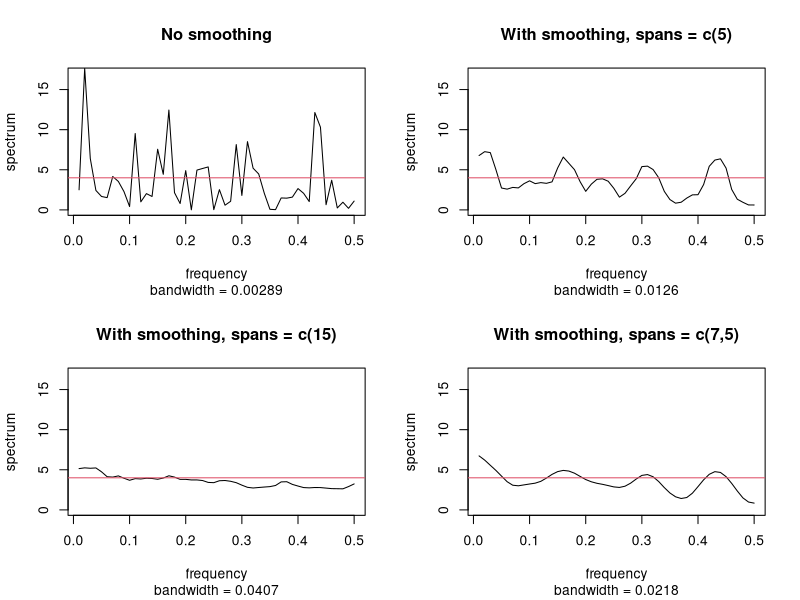
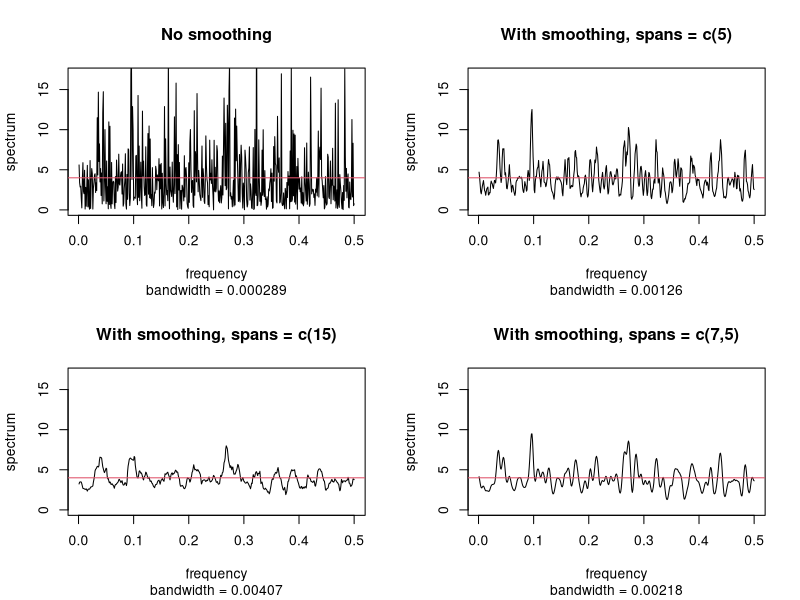
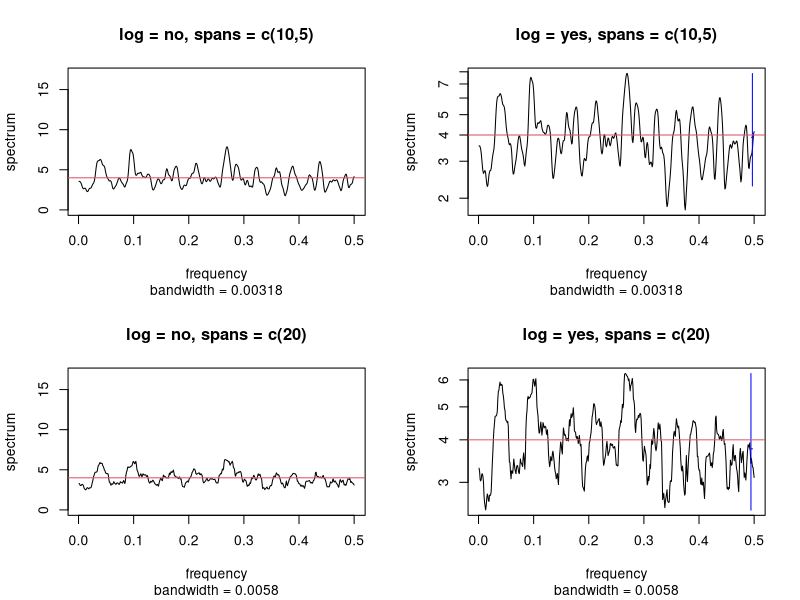
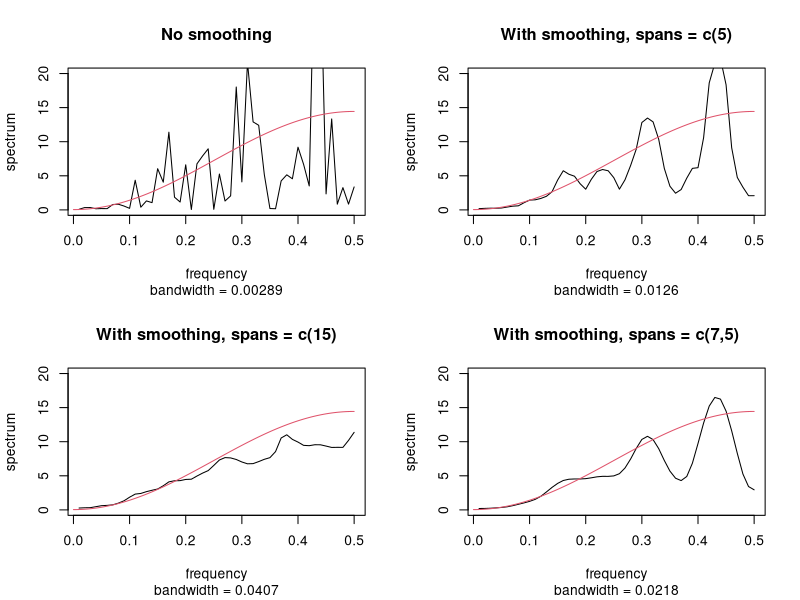
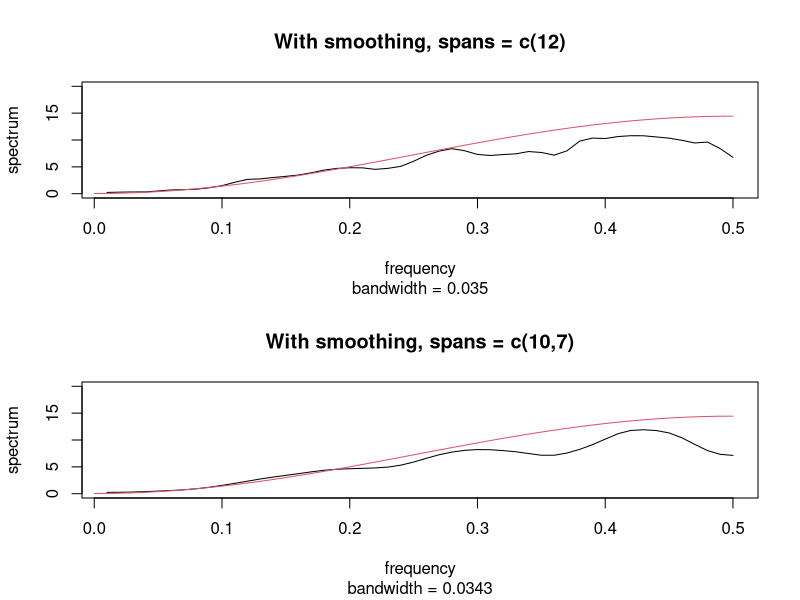
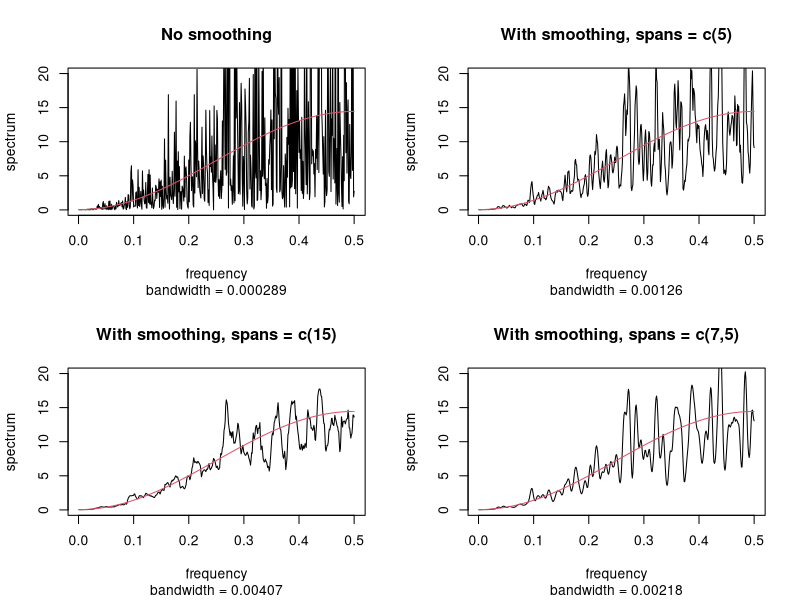
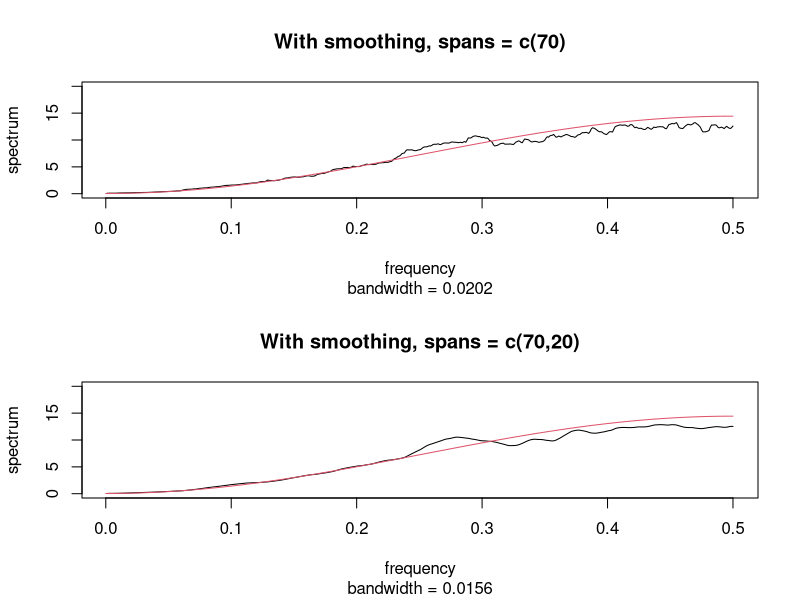

These charts were generated, in order, by the following R code:
## ---- chunk 1
knitr::opts_chunk$set(echo = TRUE)
## ---- chunk 2
# Creating sim data
set.seed(1234)
WN_1 <- arima.sim(model = list(), n = 100, sd = 2)

par(mfrow = c(2,2))

spec.pgram(WN_1, log = "no", ylim = c(0,17), main = "No smoothing")
abline(h = 4, col = 2)
# (i)
spec.pgram(WN_1, log = "no", ylim = c(0,17), spans = c(5), main = "With smoothing, spans = c(5)")
abline(h = 4, col = 2)
#(ii)
spec.pgram(WN_1, log = "no", ylim = c(0,17), spans = c(15), main = "With smoothing, spans = c(15)")
abline(h = 4, col = 2)
# (iii)
spec.pgram(WN_1, log = "no", ylim = c(0,17), spans = c(7, 5), main = "With smoothing, spans = c(7,5)")
abline(h = 4, col = 2)
## ---- chunk 3
# Creating sim data
set.seed(1234)
WN_2 <- arima.sim(model = list(), n = 1000, sd = 2)

par(mfrow = c(2,2))

spec.pgram(WN_2, log = "no", ylim = c(0,17), main = "No smoothing")
abline(h = 4, col = 2)
# (i)
spec.pgram(WN_2, log = "no", ylim = c(0,17), spans = c(5), main = "With smoothing, spans = c(5)")
abline(h = 4, col = 2)
#(ii)
spec.pgram(WN_2, log = "no", ylim = c(0,17), spans = c(15), main = "With smoothing, spans = c(15)")
abline(h = 4, col = 2)
# (iii)
spec.pgram(WN_2, log = "no", ylim = c(0,17), spans = c(7, 5), main = "With smoothing, spans = c(7,5)")
abline(h = 4, col = 2)
## ---- chunk 4
# Creating sim data
set.seed(1234)
WN_2 <- arima.sim(model = list(), n = 1000, sd = 2)

par(mfrow = c(2,2))

spec.pgram(WN_2, log = "no", ylim = c(0,17), spans = c(10,5), main = "log = no, spans = c(10,5)")
abline(h = 4, col = 2)
#(i)
spec.pgram(WN_2, spans = c(10,5), main = "log = yes, spans = c(10,5)")
abline(h = 4, col = 2)
#(ii)
spec.pgram(WN_2, log = "no", ylim = c(0,17), spans = c(20), main = "log = no, spans = c(20)")
abline(h = 4, col = 2)
#(iii)
spec.pgram(WN_2, spans = c(20), main = "log = yes, spans = c(20)")
abline(h = 4, col = 2)
## ---- chunk 5
set.seed(1234)
X <- arima.sim(model = list(ma = c(-0.9)), n = 100, mean=0, sd=2)

par(mfrow = c(2,2))

spec.pgram(X, log = "no", ylim = c(0, 20), main = "No smoothing")
curve((7.24-7.2*cos(x*2*pi)), from = 0, to = 0.5, add = T, col = 2)

spec.pgram(X, log = "no", ylim = c(0, 20), spans = c(5), main = "With smoothing, spans = c(5)")
curve((7.24-7.2*cos(x*2*pi)), from = 0, to = 0.5, add = T, col = 2)

spec.pgram(X, log = "no", ylim = c(0, 20), spans = c(15), main = "With smoothing, spans = c(15)")
curve((7.24-7.2*cos(x*2*pi)), from = 0, to = 0.5, add = T, col = 2)

spec.pgram(X, log = "no", ylim = c(0, 20), spans = c(7, 5), main = "With smoothing, spans = c(7,5)")
curve((7.24-7.2*cos(x*2*pi)), from = 0, to = 0.5, add = T, col = 2)
## ---- chunk 6
par(mfrow = c(2,1))

spec.pgram(X, log = "no", ylim = c(0, 20), spans = c(12), main = "With smoothing, spans = c(12)")
curve((7.24-7.2*cos(x*2*pi)), from = 0, to = 0.5, add = T, col = 2)

spec.pgram(X, log = "no", ylim = c(0, 20), spans = c(10,7), main = "With smoothing, spans = c(10,7)")
curve((7.24-7.2*cos(x*2*pi)), from = 0, to = 0.5, add = T, col = 2)
## ---- chunk 7
set.seed(1234)
X <- arima.sim(model = list(ma = c(-0.9)), n = 1000, mean=0, sd=2)

par(mfrow = c(2,2))

spec.pgram(X, log = "no", ylim = c(0, 20), main = "No smoothing")
curve((7.24-7.2*cos(x*2*pi)), from = 0, to = 0.5, add = T, col = 2)

spec.pgram(X, log = "no", ylim = c(0, 20), spans = c(5), main = "With smoothing, spans = c(5)")
curve((7.24-7.2*cos(x*2*pi)), from = 0, to = 0.5, add = T, col = 2)

spec.pgram(X, log = "no", ylim = c(0, 20), spans = c(15), main = "With smoothing, spans = c(15)")
curve((7.24-7.2*cos(x*2*pi)), from = 0, to = 0.5, add = T, col = 2)

spec.pgram(X, log = "no", ylim = c(0, 20), spans = c(7, 5), main = "With smoothing, spans = c(7,5)")
curve((7.24-7.2*cos(x*2*pi)), from = 0, to = 0.5, add = T, col = 2)
## ---- chunk 8
par(mfrow = c(2,1))

spec.pgram(X, log = "no", ylim = c(0, 20), spans = c(70), main = "With smoothing, spans = c(70)")
curve((7.24-7.2*cos(x*2*pi)), from = 0, to = 0.5, add = T, col = 2)

spec.pgram(X, log = "no", ylim = c(0, 20), spans = c(50,20), main = "With smoothing, spans = c(70,20)")
curve((7.24-7.2*cos(x*2*pi)), from = 0, to = 0.5, add = T, col = 2)
